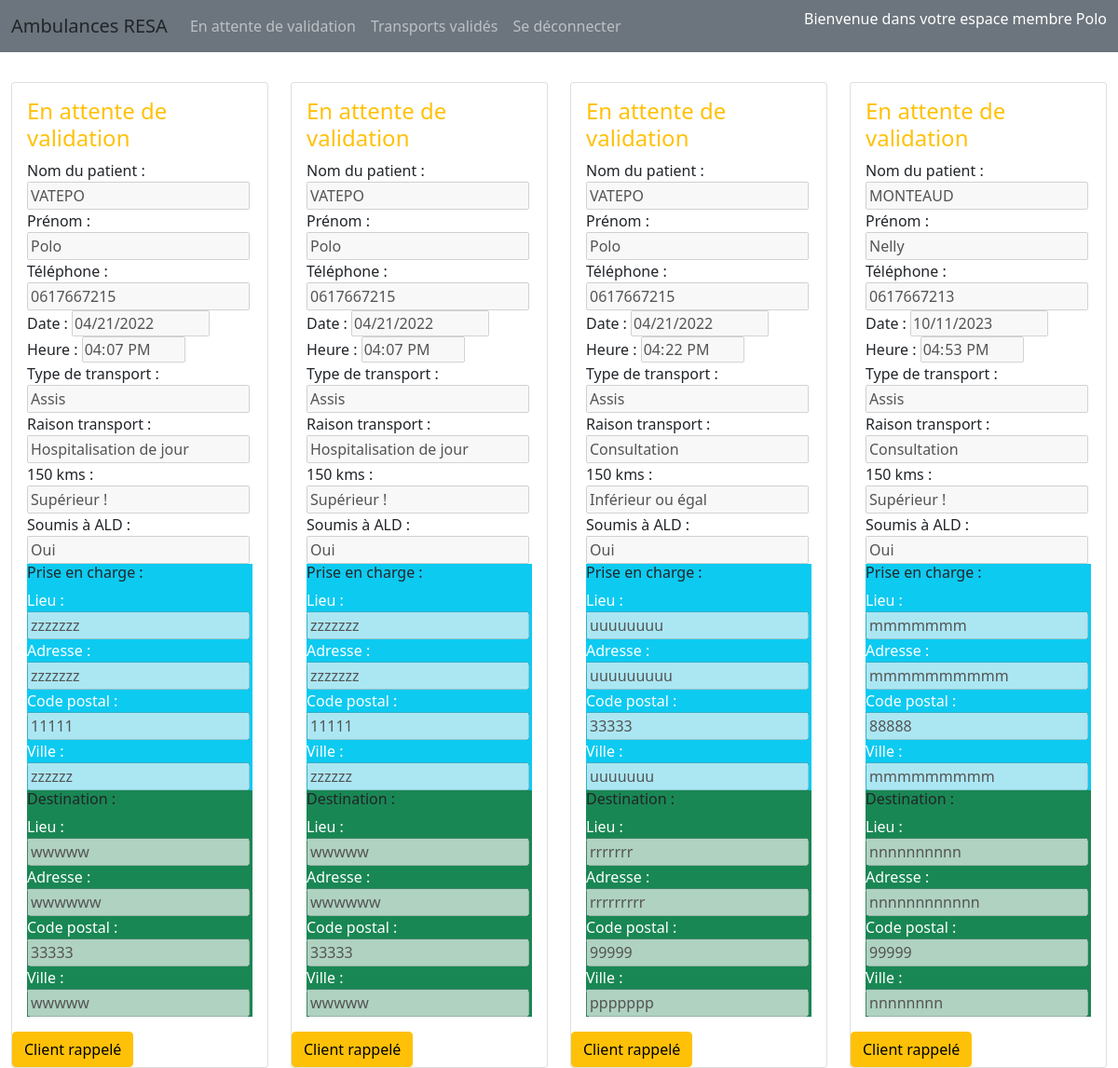
Page /espace-regul.php (signed in) on the committed database.
### tables this page shows
CREATE TABLE IF NOT EXISTS `utilisateur` (
  `user_id` int(10) NOT NULL AUTO_INCREMENT,
  `nom` text NOT NULL,
  `prenom` text NOT NULL,
  `adress` text NOT NULL,
  `zip` int(8) NOT NULL,
  `ville` text NOT NULL,
  `tel` int(12) NOT NULL,
  `mail` varchar(80) NOT NULL,
  `mdp` longtext NOT NULL,
  `profil` tinyint(1) NOT NULL DEFAULT '0',
  `anniv` date DEFAULT NULL,
  PRIMARY KEY (`user_id`)
);

CREATE TABLE IF NOT EXISTS `rdv` (
  `rdv_id` int(10) NOT NULL AUTO_INCREMENT,
  `fk_user` int(10) NOT NULL,
  `rdv_date` date NOT NULL,
  `heure` time NOT NULL,
  `transport_type` tinyint(1) NOT NULL,
  `transport_kms` tinyint(1) NOT NULL,
  `rdv_raison` tinyint(1) NOT NULL,
  `ald` tinyint(1) NOT NULL,
  `pick_name` varchar(40) NOT NULL,
  `pick_adress` varchar(80) NOT NULL,
  `pick_zip` int(6) NOT NULL,
  `pick_ville` varchar(60) NOT NULL,
  `dest_name` varchar(40) NOT NULL,
  `dest_adress` varchar(80) NOT NULL,
  `dest_zip` int(6) NOT NULL,
  `dest_ville` varchar(60) NOT NULL,
  `statut` tinyint(1) NOT NULL DEFAULT '0',
  PRIMARY KEY (`rdv_id`),
  KEY `fk_user` (`fk_user`) USING BTREE
);

### espace-regul.php (the view, shortened to what this page needs)
<?php
require 'bdd.php';
$mail = $_SESSION['mail'];
$req = mysqli_query($mysqli, "SELECT * FROM utilisateur WHERE mail='$mail'");
$info = mysqli_fetch_assoc($req);
?>
<?php require 'header-regul.php';
?>
<?php
$conn = $bdd->query("SELECT * FROM rdv INNER JOIN utilisateur ON rdv.fk_user=utilisateur.user_id WHERE statut=0 ");
$conn->execute(array());
$userData = $conn->fetchAll();
?>
<div class="row row-cols-1 row-cols-md-4 g-4 mx-auto mt-3">
    <?php foreach ($userData as $row) : ?>
        <div class="col">
            <div class="card bg-white mt-5">
                <div class="card-body">
                    <div class="">
                        <h4 class="text-warning">En attente de validation</h4>
                        <div class="col">
                            <span class="text-dark">Nom du patient :</span>
                            <input type="text" name="" value="<?= $row['nom']; ?>" disabled>
                        </div>
                        <div class="col">
                            <span class="text-dark">Prénom :</span>
                            <input type="text" name="" value="<?= $row['prenom']; ?>" disabled>
                        </div>
                        <div class="col">
                            <span class="text-dark">Téléphone :</span>
                            <input type="number" name="" value="<?= '0'.$row['tel']; ?>" disabled>
                        </div>
                        <span class="text-dark">Date :</span>
                        <input type="date" name="" value="<?= $row['rdv_date']; ?>" disabled>
                        <span class="text-dark">Heure :</span>
                        <input type="time" name="" value="<?= $row['heure']; ?>" disabled>
                    </div>
                    <div class="col">
                        <span class="text-dark">Type de transport :</span>
                        <input type="text" name="" value="<?php
                                                            if ($row['transport_type'] == 0) {
                                                                echo ('Assis');
                                                            } elseif ($row['transport_type'] == 1) {
                                                                echo ('Couché');
                                                            }; ?>" disabled>
                    </div>
                    <div class="col">
                        <span class="text-dark">Raison transport :</span>
                        <input type="text" name="" value="<?php
                                                            if ($row['rdv_raison'] == 0) {
                                                                echo ('Consultation');
                                                            } elseif ($row['rdv_raison'] == 1) {
                                                                echo ('Hospitalisation de jour');
                                                            } elseif ($row['rdv_raison'] == 2) {
                                                                echo ('Hospitalisation de plus de 12h');
                                                            } elseif ($row['rdv_raison'] == 3) {
                                                                echo ('Sortie d\'hospitalisation');
                                                            }; ?>" disabled>
                    </div>
                    <div class="col">
                        <span class="text-dark">150 kms :</span>
                        <input type="text" name="" value="<?php
                                                            if ($row['transport_kms'] == 0) {
                                                                echo ('Inférieur ou égal');
                                                            } elseif ($row['transport_kms'] == 1) {
                                                                echo ('Supérieur !');
                                                            }; ?>" disabled>
                    </div>
                    <div class="col">
                        <span class="text-dark">Soumis à ALD :</span>
                        <input type="text" name="" value="<?php
                                                            if ($row['ald'] == 0) {
                                                                echo ('Oui');
                                                            } elseif ($row['ald'] == 1) {
                                                                echo ('Non');
                                                            }; ?>" disabled>
                    </div>
                    <div class="bg-info">
                        <h6>Prise en charge :</h6>
                        <div class="col">
                            <span class="text-white">Lieu :</span>
                            <input type="text" name="" value="<?= $row['pick_name']; ?>" disabled>
                        </div>
                        <div class="col">
                            <span class="text-white">Adresse :</span>
                            <input type="text" name="" value="<?= $row['pick_adress']; ?>" disabled>
                        </div>
                        <div class="col">
                            <span class="text-white">Code postal :</span>
                            <input type="number" name="" value="<?= $row['pick_zip']; ?>" disabled>
                        </div>
                        <div class="col">
                            <span class="text-white">Ville :</span>
                            <input type="text" name="" value="<?= $row['pick_ville']; ?>" disabled>
                        </div>
                    </div>
                    <div class="bg-success">
                        <h6>Destination :</h6>
                        <div class="col">
                            <span class="text-white">Lieu :</span>
                            <input type="text" name="" value="<?= $row['dest_name']; ?>" disabled>
                        </div>
                        <div class="col">
                            <span class="text-white">Adresse :</span>
                            <input type="text" name="" value="<?= $row['dest_adress']; ?>" disabled>
                        </div>
                        <div class="col">
                            <span class="text-white">Code postal :</span>
                            <input type="number" name="" value="<?= $row['dest_zip']; ?>" disabled>
                        </div>
                        <div class="col">
                            <span class="text-white">Ville :</span>
                            <input type="text" name="" value="<?= $row['dest_ville']; ?>" disabled>
                        </div>
                    </div>
                </div>
                <div class="col">
                    <form action="espace-regul-traitement.php" method="post">
                        <button class="btn btn-warning" type="submit" name="valider">Client rappelé</button>
                    </form>
                </div>
            </div>
        </div>
    <?php endforeach; ?>
</div>
<?php
require 'footer.php';
?>

### header-regul.php (shortened to what this page needs)
<!DOCTYPE html>
<html lang="fr">
<head>
    <link href="https://cdn.jsdelivr.net/npm/bootstrap@5.1.3/dist/css/bootstrap.min.css" rel="stylesheet">
</head>
<body>
    <header class="fixed-top">
        <nav class="navbar navbar-expand-lg navbar-dark bg-secondary">
            <div class="container-fluid">
                <a class="navbar-brand text-dark" href="#">Ambulances RESA</a>
                <div class="collapse navbar-collapse" id="navbarSupportedContent">
                    <ul class="navbar-nav me-auto mb-2 mb-lg-0">
                        <li class="nav-item">
                            <a class="nav-link" href="espace-regul.php">En attente de validation</a>
                        </li>
                        <li class="nav-item">
                            <a class="nav-link" href="espace-regul-saisies.php">Transports validés</a>
                        <li class="nav-item">
                            <a class="nav-link" href="deconnexion.php">Se déconnecter</a>
                        </li>
                    </ul>
                    <p class="text-white">Bienvenue dans votre espace membre <?= $info['prenom']; ?></p>
                </div>
            </div>
        </nav>
    </header>

### rows in the picture
utilisateur: prenom "Polo"
rdv: fk_user.nom "VATEPO", fk_user.prenom "Polo", fk_user.tel "0617667215", rdv_date "04/21/2022", heure "16:07:00", transport_type "Assis", rdv_raison "Hospitalisation de jour", transport_kms "Supérieur !", ald "Oui", pick_name "zzzzzzz", pick_adress "zzzzzzz", pick_zip "11111", pick_ville "zzzzzz", dest_name "wwwww", dest_adress "wwwwww", dest_zip "33333", dest_ville "wwwww"
rdv: fk_user.nom "VATEPO", fk_user.prenom "Polo", fk_user.tel "0617667215", rdv_date "04/21/2022", heure "16:07:00", transport_type "Assis", rdv_raison "Hospitalisation de jour", transport_kms "Supérieur !", ald "Oui", pick_name "zzzzzzz", pick_adress "zzzzzzz", pick_zip "11111", pick_ville "zzzzzz", dest_name "wwwww", dest_adress "wwwwww", dest_zip "33333", dest_ville "wwwww"
rdv: fk_user.nom "VATEPO", fk_user.prenom "Polo", fk_user.tel "0617667215", rdv_date "04/21/2022", heure "16:22:00", transport_type "Assis", rdv_raison "Consultation", transport_kms "Inférieur ou égal", ald "Oui", pick_name "uuuuuuuu", pick_adress "uuuuuuuuu", pick_zip "33333", pick_ville "uuuuuuu", dest_name "rrrrrrr", dest_adress "rrrrrrrrr", dest_zip "99999", dest_ville "ppppppp"
rdv: fk_user.nom "MONTEAUD", fk_user.prenom "Nelly", fk_user.tel "0617667213", rdv_date "10/11/2023", heure "16:53:00", transport_type "Assis", rdv_raison "Consultation", transport_kms "Supérieur !", ald "Oui", pick_name "mmmmmmm", pick_adress "mmmmmmmmmm", pick_zip "88888", pick_ville "mmmmmmmmm", dest_name "nnnnnnnnnn", dest_adress "nnnnnnnnnnnn", dest_zip "99999", dest_ville "nnnnnnnn"
